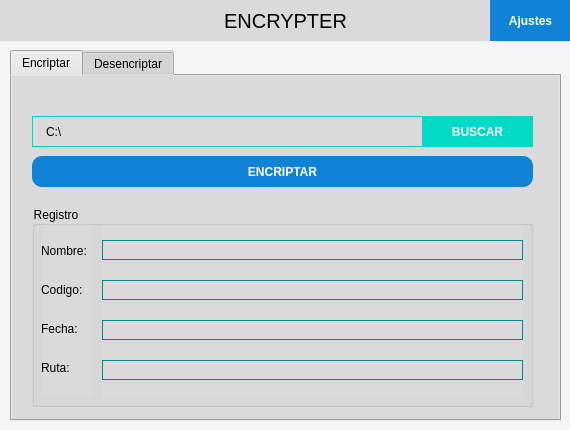
<?xml version="1.0" encoding="UTF-8"?>
<ui version="4.0">
 <class>MainWindow</class>
 <widget class="QMainWindow" name="MainWindow">
  <property name="geometry">
   <rect>
    <x>0</x>
    <y>0</y>
    <width>570</width>
    <height>430</height>
   </rect>
  </property>
  <property name="minimumSize">
   <size>
    <width>570</width>
    <height>430</height>
   </size>
  </property>
  <property name="maximumSize">
   <size>
    <width>570</width>
    <height>430</height>
   </size>
  </property>
  <property name="windowTitle">
   <string>v1.1</string>
  </property>
  <property name="windowOpacity">
   <double>1.000000000000000</double>
  </property>
  <property name="autoFillBackground">
   <bool>false</bool>
  </property>
  <property name="styleSheet">
   <string notr="true">background-color: #f5f5f5;</string>
  </property>
  <property name="locale">
   <locale language="Spanish" country="Colombia"/>
  </property>
  <widget class="QWidget" name="centralwidget">
   <property name="styleSheet">
    <string notr="true"/>
   </property>
   <widget class="QTabWidget" name="tabWidget">
    <property name="geometry">
     <rect>
      <x>10</x>
      <y>50</y>
      <width>551</width>
      <height>371</height>
     </rect>
    </property>
    <property name="font">
     <font>
      <pointsize>9</pointsize>
     </font>
    </property>
    <property name="cursor">
     <cursorShape>ArrowCursor</cursorShape>
    </property>
    <property name="mouseTracking">
     <bool>false</bool>
    </property>
    <property name="styleSheet">
     <string notr="true">background: #DADADA;
color: #000000;</string>
    </property>
    <property name="currentIndex">
     <number>0</number>
    </property>
    <property name="usesScrollButtons">
     <bool>true</bool>
    </property>
    <property name="tabBarAutoHide">
     <bool>false</bool>
    </property>
    <widget class="QWidget" name="tab">
     <attribute name="title">
      <string>Encriptar</string>
     </attribute>
     <widget class="QPushButton" name="boton_encriptar">
      <property name="geometry">
       <rect>
        <x>20</x>
        <y>80</y>
        <width>501</width>
        <height>31</height>
       </rect>
      </property>
      <property name="minimumSize">
       <size>
        <width>0</width>
        <height>0</height>
       </size>
      </property>
      <property name="font">
       <font>
        <pointsize>9</pointsize>
        <weight>75</weight>
        <bold>true</bold>
       </font>
      </property>
      <property name="cursor">
       <cursorShape>PointingHandCursor</cursorShape>
      </property>
      <property name="styleSheet">
       <string notr="true">QPushButton{
	color: white;
	background-color: #1083d6;
	border-radius: 10px;
}

QPushButton:hover {
	background-color: #1290EB;
}</string>
      </property>
      <property name="text">
       <string>ENCRIPTAR</string>
      </property>
     </widget>
     <widget class="QGroupBox" name="groupBox">
      <property name="geometry">
       <rect>
        <x>20</x>
        <y>130</y>
        <width>501</width>
        <height>201</height>
       </rect>
      </property>
      <property name="font">
       <font>
        <pointsize>9</pointsize>
       </font>
      </property>
      <property name="cursor">
       <cursorShape>ArrowCursor</cursorShape>
      </property>
      <property name="styleSheet">
       <string notr="true"/>
      </property>
      <property name="title">
       <string>Registro</string>
      </property>
      <widget class="QWidget" name="verticalLayoutWidget">
       <property name="geometry">
        <rect>
         <x>9</x>
         <y>19</y>
         <width>51</width>
         <height>171</height>
        </rect>
       </property>
       <layout class="QVBoxLayout" name="verticalLayout">
        <item>
         <widget class="QLabel" name="label_5">
          <property name="sizePolicy">
           <sizepolicy hsizetype="Preferred" vsizetype="Fixed">
            <horstretch>0</horstretch>
            <verstretch>0</verstretch>
           </sizepolicy>
          </property>
          <property name="font">
           <font>
            <pointsize>9</pointsize>
           </font>
          </property>
          <property name="text">
           <string>Nombre:</string>
          </property>
          <property name="alignment">
           <set>Qt::AlignLeading|Qt::AlignLeft|Qt::AlignTop</set>
          </property>
         </widget>
        </item>
        <item>
         <widget class="QLabel" name="label_4">
          <property name="sizePolicy">
           <sizepolicy hsizetype="Preferred" vsizetype="Fixed">
            <horstretch>0</horstretch>
            <verstretch>0</verstretch>
           </sizepolicy>
          </property>
          <property name="font">
           <font>
            <pointsize>9</pointsize>
           </font>
          </property>
          <property name="text">
           <string>Codigo:</string>
          </property>
          <property name="alignment">
           <set>Qt::AlignLeading|Qt::AlignLeft|Qt::AlignTop</set>
          </property>
         </widget>
        </item>
        <item>
         <widget class="QLabel" name="label_3">
          <property name="sizePolicy">
           <sizepolicy hsizetype="Preferred" vsizetype="Fixed">
            <horstretch>0</horstretch>
            <verstretch>0</verstretch>
           </sizepolicy>
          </property>
          <property name="font">
           <font>
            <pointsize>9</pointsize>
           </font>
          </property>
          <property name="text">
           <string>Fecha:</string>
          </property>
          <property name="alignment">
           <set>Qt::AlignLeading|Qt::AlignLeft|Qt::AlignTop</set>
          </property>
         </widget>
        </item>
        <item>
         <widget class="QLabel" name="label_6">
          <property name="sizePolicy">
           <sizepolicy hsizetype="Preferred" vsizetype="Fixed">
            <horstretch>0</horstretch>
            <verstretch>0</verstretch>
           </sizepolicy>
          </property>
          <property name="font">
           <font>
            <pointsize>9</pointsize>
           </font>
          </property>
          <property name="text">
           <string>Ruta:</string>
          </property>
          <property name="alignment">
           <set>Qt::AlignLeading|Qt::AlignLeft|Qt::AlignTop</set>
          </property>
         </widget>
        </item>
       </layout>
      </widget>
      <widget class="QWidget" name="verticalLayoutWidget_3">
       <property name="geometry">
        <rect>
         <x>70</x>
         <y>20</y>
         <width>421</width>
         <height>171</height>
        </rect>
       </property>
       <layout class="QVBoxLayout" name="verticalLayout_3">
        <item>
         <widget class="QLabel" name="label_copynombre">
          <property name="sizePolicy">
           <sizepolicy hsizetype="Preferred" vsizetype="Fixed">
            <horstretch>0</horstretch>
            <verstretch>0</verstretch>
           </sizepolicy>
          </property>
          <property name="font">
           <font>
            <pointsize>9</pointsize>
           </font>
          </property>
          <property name="cursor">
           <cursorShape>IBeamCursor</cursorShape>
          </property>
          <property name="styleSheet">
           <string notr="true">border: 1 solid #088689;
padding: 2px;</string>
          </property>
          <property name="text">
           <string/>
          </property>
          <property name="textInteractionFlags">
           <set>Qt::TextSelectableByKeyboard|Qt::TextSelectableByMouse</set>
          </property>
         </widget>
        </item>
        <item>
         <widget class="QLabel" name="label_copycodigo">
          <property name="sizePolicy">
           <sizepolicy hsizetype="Preferred" vsizetype="Fixed">
            <horstretch>0</horstretch>
            <verstretch>0</verstretch>
           </sizepolicy>
          </property>
          <property name="font">
           <font>
            <pointsize>9</pointsize>
           </font>
          </property>
          <property name="cursor">
           <cursorShape>IBeamCursor</cursorShape>
          </property>
          <property name="styleSheet">
           <string notr="true">border: 1 solid #088689;
padding: 2px;</string>
          </property>
          <property name="text">
           <string/>
          </property>
          <property name="textInteractionFlags">
           <set>Qt::TextSelectableByKeyboard|Qt::TextSelectableByMouse</set>
          </property>
         </widget>
        </item>
        <item>
         <widget class="QLabel" name="label_copyfecha">
          <property name="sizePolicy">
           <sizepolicy hsizetype="Preferred" vsizetype="Fixed">
            <horstretch>0</horstretch>
            <verstretch>0</verstretch>
           </sizepolicy>
          </property>
          <property name="font">
           <font>
            <pointsize>9</pointsize>
           </font>
          </property>
          <property name="cursor">
           <cursorShape>IBeamCursor</cursorShape>
          </property>
          <property name="styleSheet">
           <string notr="true">border: 1 solid #088689;
padding: 2px;</string>
          </property>
          <property name="text">
           <string/>
          </property>
          <property name="textInteractionFlags">
           <set>Qt::TextSelectableByKeyboard|Qt::TextSelectableByMouse</set>
          </property>
         </widget>
        </item>
        <item>
         <widget class="QLabel" name="label_copyruta">
          <property name="sizePolicy">
           <sizepolicy hsizetype="Preferred" vsizetype="Fixed">
            <horstretch>0</horstretch>
            <verstretch>0</verstretch>
           </sizepolicy>
          </property>
          <property name="font">
           <font>
            <pointsize>9</pointsize>
           </font>
          </property>
          <property name="cursor">
           <cursorShape>IBeamCursor</cursorShape>
          </property>
          <property name="styleSheet">
           <string notr="true">border: 1 solid #088689;
padding: 2px;</string>
          </property>
          <property name="text">
           <string/>
          </property>
          <property name="textInteractionFlags">
           <set>Qt::TextSelectableByKeyboard|Qt::TextSelectableByMouse</set>
          </property>
         </widget>
        </item>
       </layout>
      </widget>
     </widget>
     <widget class="QPushButton" name="boton_buscar">
      <property name="enabled">
       <bool>true</bool>
      </property>
      <property name="geometry">
       <rect>
        <x>410</x>
        <y>40</y>
        <width>111</width>
        <height>31</height>
       </rect>
      </property>
      <property name="font">
       <font>
        <pointsize>9</pointsize>
        <weight>75</weight>
        <bold>true</bold>
       </font>
      </property>
      <property name="cursor">
       <cursorShape>PointingHandCursor</cursorShape>
      </property>
      <property name="styleSheet">
       <string notr="true">QPushButton{
	color: white;
	background-color: #03dac6;
	border: 0px;
	margin-top: 0px;
}

QPushButton:hover {
	background-color: #00E9D3;
}</string>
      </property>
      <property name="text">
       <string>BUSCAR</string>
      </property>
      <property name="default">
       <bool>false</bool>
      </property>
     </widget>
     <widget class="QLabel" name="label_ruta">
      <property name="geometry">
       <rect>
        <x>20</x>
        <y>40</y>
        <width>391</width>
        <height>31</height>
       </rect>
      </property>
      <property name="font">
       <font>
        <pointsize>9</pointsize>
       </font>
      </property>
      <property name="styleSheet">
       <string notr="true">padding-left: 10px;
border: 1px solid #03dac6;
margin: 0px;</string>
      </property>
      <property name="text">
       <string>C:\</string>
      </property>
     </widget>
    </widget>
    <widget class="QWidget" name="tab_2">
     <attribute name="title">
      <string>Desencriptar</string>
     </attribute>
     <widget class="QLabel" name="label_ruta_2">
      <property name="geometry">
       <rect>
        <x>20</x>
        <y>40</y>
        <width>391</width>
        <height>31</height>
       </rect>
      </property>
      <property name="font">
       <font>
        <pointsize>9</pointsize>
       </font>
      </property>
      <property name="styleSheet">
       <string notr="true">padding-left: 10px;
border: 1px solid #03dac6;
margin: 0px;</string>
      </property>
      <property name="text">
       <string>C:\</string>
      </property>
     </widget>
     <widget class="QPushButton" name="boton_buscar_2">
      <property name="geometry">
       <rect>
        <x>410</x>
        <y>40</y>
        <width>111</width>
        <height>31</height>
       </rect>
      </property>
      <property name="font">
       <font>
        <pointsize>9</pointsize>
        <weight>75</weight>
        <bold>true</bold>
       </font>
      </property>
      <property name="cursor">
       <cursorShape>PointingHandCursor</cursorShape>
      </property>
      <property name="styleSheet">
       <string notr="true">QPushButton{
	color: white;
	background-color: #03dac6;
	border: 0px;
	margin-top: 0px;
}

QPushButton:hover {
	background-color: #00E9D3;
}</string>
      </property>
      <property name="text">
       <string>BUSCAR</string>
      </property>
     </widget>
     <widget class="QPushButton" name="boton_desencriptar">
      <property name="geometry">
       <rect>
        <x>20</x>
        <y>120</y>
        <width>501</width>
        <height>31</height>
       </rect>
      </property>
      <property name="font">
       <font>
        <pointsize>9</pointsize>
        <weight>75</weight>
        <bold>true</bold>
       </font>
      </property>
      <property name="cursor">
       <cursorShape>PointingHandCursor</cursorShape>
      </property>
      <property name="styleSheet">
       <string notr="true">QPushButton{
	color: white;
	background-color: #1083d6;
	border-radius: 10px;
}

QPushButton:hover {
	background-color: #1290EB;
}</string>
      </property>
      <property name="text">
       <string>DESENCRIPTAR</string>
      </property>
     </widget>
     <widget class="QFrame" name="frame_2">
      <property name="geometry">
       <rect>
        <x>20</x>
        <y>80</y>
        <width>111</width>
        <height>31</height>
       </rect>
      </property>
      <property name="styleSheet">
       <string notr="true">background: #1083d6;</string>
      </property>
      <property name="frameShape">
       <enum>QFrame::StyledPanel</enum>
      </property>
      <property name="frameShadow">
       <enum>QFrame::Raised</enum>
      </property>
      <widget class="QLabel" name="label_2">
       <property name="geometry">
        <rect>
         <x>0</x>
         <y>0</y>
         <width>111</width>
         <height>31</height>
        </rect>
       </property>
       <property name="font">
        <font>
         <pointsize>9</pointsize>
         <weight>75</weight>
         <bold>true</bold>
        </font>
       </property>
       <property name="styleSheet">
        <string notr="true">color: white;</string>
       </property>
       <property name="text">
        <string>CODIGO:</string>
       </property>
       <property name="alignment">
        <set>Qt::AlignCenter</set>
       </property>
      </widget>
     </widget>
     <widget class="QGroupBox" name="groupBox_2">
      <property name="geometry">
       <rect>
        <x>20</x>
        <y>170</y>
        <width>501</width>
        <height>161</height>
       </rect>
      </property>
      <property name="font">
       <font>
        <pointsize>9</pointsize>
       </font>
      </property>
      <property name="cursor">
       <cursorShape>ArrowCursor</cursorShape>
      </property>
      <property name="styleSheet">
       <string notr="true"/>
      </property>
      <property name="title">
       <string>Registro</string>
      </property>
      <widget class="QWidget" name="verticalLayoutWidget_2">
       <property name="geometry">
        <rect>
         <x>9</x>
         <y>19</y>
         <width>51</width>
         <height>131</height>
        </rect>
       </property>
       <layout class="QVBoxLayout" name="verticalLayout_2">
        <item>
         <widget class="QLabel" name="label_7">
          <property name="sizePolicy">
           <sizepolicy hsizetype="Preferred" vsizetype="Fixed">
            <horstretch>0</horstretch>
            <verstretch>0</verstretch>
           </sizepolicy>
          </property>
          <property name="font">
           <font>
            <pointsize>9</pointsize>
           </font>
          </property>
          <property name="text">
           <string>Nombre:</string>
          </property>
          <property name="alignment">
           <set>Qt::AlignLeading|Qt::AlignLeft|Qt::AlignTop</set>
          </property>
         </widget>
        </item>
        <item>
         <widget class="QLabel" name="label_8">
          <property name="sizePolicy">
           <sizepolicy hsizetype="Preferred" vsizetype="Fixed">
            <horstretch>0</horstretch>
            <verstretch>0</verstretch>
           </sizepolicy>
          </property>
          <property name="font">
           <font>
            <pointsize>9</pointsize>
           </font>
          </property>
          <property name="text">
           <string>Codigo:</string>
          </property>
          <property name="alignment">
           <set>Qt::AlignLeading|Qt::AlignLeft|Qt::AlignTop</set>
          </property>
         </widget>
        </item>
        <item>
         <widget class="QLabel" name="label_9">
          <property name="sizePolicy">
           <sizepolicy hsizetype="Preferred" vsizetype="Fixed">
            <horstretch>0</horstretch>
            <verstretch>0</verstretch>
           </sizepolicy>
          </property>
          <property name="font">
           <font>
            <pointsize>9</pointsize>
           </font>
          </property>
          <property name="text">
           <string>Fecha:</string>
          </property>
          <property name="alignment">
           <set>Qt::AlignLeading|Qt::AlignLeft|Qt::AlignTop</set>
          </property>
         </widget>
        </item>
        <item>
         <widget class="QLabel" name="label_10">
          <property name="sizePolicy">
           <sizepolicy hsizetype="Preferred" vsizetype="Fixed">
            <horstretch>0</horstretch>
            <verstretch>0</verstretch>
           </sizepolicy>
          </property>
          <property name="font">
           <font>
            <pointsize>9</pointsize>
           </font>
          </property>
          <property name="text">
           <string>Ruta:</string>
          </property>
          <property name="alignment">
           <set>Qt::AlignLeading|Qt::AlignLeft|Qt::AlignTop</set>
          </property>
         </widget>
        </item>
       </layout>
      </widget>
      <widget class="QWidget" name="verticalLayoutWidget_4">
       <property name="geometry">
        <rect>
         <x>70</x>
         <y>20</y>
         <width>421</width>
         <height>131</height>
        </rect>
       </property>
       <layout class="QVBoxLayout" name="verticalLayout_4">
        <item>
         <widget class="QLabel" name="label_copynombre_2">
          <property name="sizePolicy">
           <sizepolicy hsizetype="Preferred" vsizetype="Fixed">
            <horstretch>0</horstretch>
            <verstretch>0</verstretch>
           </sizepolicy>
          </property>
          <property name="font">
           <font>
            <pointsize>9</pointsize>
           </font>
          </property>
          <property name="cursor">
           <cursorShape>IBeamCursor</cursorShape>
          </property>
          <property name="styleSheet">
           <string notr="true">border: 1 solid #088689;
padding: 2px</string>
          </property>
          <property name="text">
           <string/>
          </property>
          <property name="textInteractionFlags">
           <set>Qt::TextSelectableByKeyboard|Qt::TextSelectableByMouse</set>
          </property>
         </widget>
        </item>
        <item>
         <widget class="QLabel" name="label_copycodigo_2">
          <property name="sizePolicy">
           <sizepolicy hsizetype="Preferred" vsizetype="Fixed">
            <horstretch>0</horstretch>
            <verstretch>0</verstretch>
           </sizepolicy>
          </property>
          <property name="font">
           <font>
            <pointsize>9</pointsize>
           </font>
          </property>
          <property name="cursor">
           <cursorShape>IBeamCursor</cursorShape>
          </property>
          <property name="styleSheet">
           <string notr="true">border: 1 solid #088689;
padding: 2px</string>
          </property>
          <property name="text">
           <string/>
          </property>
          <property name="textInteractionFlags">
           <set>Qt::TextSelectableByKeyboard|Qt::TextSelectableByMouse</set>
          </property>
         </widget>
        </item>
        <item>
         <widget class="QLabel" name="label_copyfecha_2">
          <property name="sizePolicy">
           <sizepolicy hsizetype="Preferred" vsizetype="Fixed">
            <horstretch>0</horstretch>
            <verstretch>0</verstretch>
           </sizepolicy>
          </property>
          <property name="font">
           <font>
            <pointsize>9</pointsize>
           </font>
          </property>
          <property name="cursor">
           <cursorShape>IBeamCursor</cursorShape>
          </property>
          <property name="styleSheet">
           <string notr="true">border: 1 solid #088689;
padding: 2px</string>
          </property>
          <property name="text">
           <string/>
          </property>
          <property name="textInteractionFlags">
           <set>Qt::TextSelectableByKeyboard|Qt::TextSelectableByMouse</set>
          </property>
         </widget>
        </item>
        <item>
         <widget class="QLabel" name="label_copyruta_2">
          <property name="sizePolicy">
           <sizepolicy hsizetype="Preferred" vsizetype="Fixed">
            <horstretch>0</horstretch>
            <verstretch>0</verstretch>
           </sizepolicy>
          </property>
          <property name="font">
           <font>
            <pointsize>9</pointsize>
           </font>
          </property>
          <property name="cursor">
           <cursorShape>IBeamCursor</cursorShape>
          </property>
          <property name="styleSheet">
           <string notr="true">border: 1 solid #088689;
padding: 2px</string>
          </property>
          <property name="text">
           <string/>
          </property>
          <property name="textInteractionFlags">
           <set>Qt::TextSelectableByKeyboard|Qt::TextSelectableByMouse</set>
          </property>
         </widget>
        </item>
       </layout>
      </widget>
     </widget>
     <widget class="QLineEdit" name="label_codigo">
      <property name="geometry">
       <rect>
        <x>130</x>
        <y>80</y>
        <width>391</width>
        <height>31</height>
       </rect>
      </property>
      <property name="styleSheet">
       <string notr="true">padding-left: 10px;
border: 1px solid #1083d6;
margin: 0px;</string>
      </property>
     </widget>
    </widget>
   </widget>
   <widget class="QFrame" name="frame">
    <property name="geometry">
     <rect>
      <x>-10</x>
      <y>-10</y>
      <width>591</width>
      <height>51</height>
     </rect>
    </property>
    <property name="styleSheet">
     <string notr="true">background-color: #DADADA;</string>
    </property>
    <property name="frameShape">
     <enum>QFrame::StyledPanel</enum>
    </property>
    <property name="frameShadow">
     <enum>QFrame::Raised</enum>
    </property>
    <widget class="QLabel" name="label">
     <property name="geometry">
      <rect>
       <x>10</x>
       <y>10</y>
       <width>571</width>
       <height>41</height>
      </rect>
     </property>
     <property name="font">
      <font>
       <pointsize>1</pointsize>
      </font>
     </property>
     <property name="cursor">
      <cursorShape>ArrowCursor</cursorShape>
     </property>
     <property name="styleSheet">
      <string notr="true">QLabel {
	color: #000000;
	font-size: 20px;
}</string>
     </property>
     <property name="text">
      <string>ENCRYPTER</string>
     </property>
     <property name="alignment">
      <set>Qt::AlignCenter</set>
     </property>
     <property name="indent">
      <number>1</number>
     </property>
    </widget>
    <widget class="QPushButton" name="boton_ajustes">
     <property name="geometry">
      <rect>
       <x>500</x>
       <y>10</y>
       <width>81</width>
       <height>41</height>
      </rect>
     </property>
     <property name="font">
      <font>
       <family>Ubuntu</family>
       <weight>75</weight>
       <bold>true</bold>
      </font>
     </property>
     <property name="cursor">
      <cursorShape>PointingHandCursor</cursorShape>
     </property>
     <property name="focusPolicy">
      <enum>Qt::StrongFocus</enum>
     </property>
     <property name="styleSheet">
      <string notr="true">QPushButton{
	color: white;
	background-color: #1083d6;
	border: 0px;
}

QPushButton:hover {
	background-color: #1290EB;
}</string>
     </property>
     <property name="text">
      <string>Ajustes</string>
     </property>
    </widget>
   </widget>
  </widget>
 </widget>
 <resources/>
 <connections/>
</ui>
